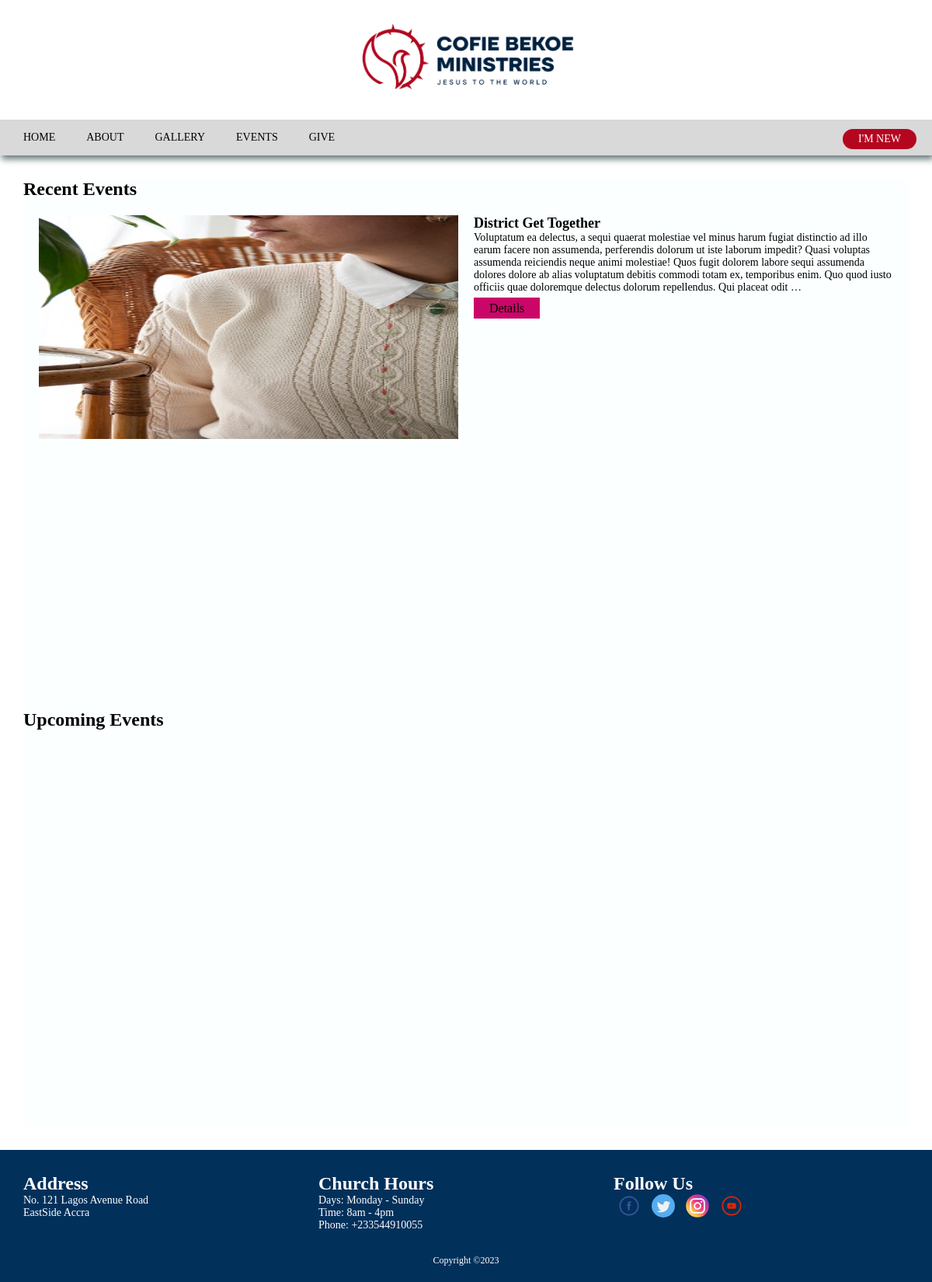
Screenshot of /church/events with the database file from the repository.
### churchweb/models.py (models this page shows, shortened)
class RecentEvents(models.Model):
    event = models.ForeignKey(Events, on_delete=models.CASCADE)
    event_details = models.TextField()
    image = models.ImageField(upload_to = "media/img")
    date = models.DateTimeField(auto_now_add=True)

class Events(models.Model):
    name = models.CharField(max_length=256)
    event_date = models.DateField()
    rsvp = models.ForeignKey(RSVP, on_delete=models.RESTRICT)
    event_poster = models.ImageField(upload_to = "media/img")
    time = models.TimeField(blank=True, null=True)
    venue = models.CharField(max_length=256)
    status = models.BooleanField(default=False)

### churchweb/views.py (the view)
# urls.py: path('church/events', events, name = 'events' ),
def events(request):
    rsvp = RSVP.objects.all()
    events_ = Events.objects.filter(status=False).order_by("-event_date")
    recents = RecentEvents.objects.all().order_by("-date")[:2]
    context = {
        'events': events_,
        'rsvp':rsvp,
        "recents":recents,
    }
    return render(request, 'events.html', context)

### templates/events.html (shortened to what this page needs)
{% extends 'index.html' %}
{% load static %}
    {% block content %}
    <link rel="stylesheet" href="{% static 'css/events.css' %}">
        <main class="events-section">
            <section class="events">
                <h1>Recent Events</h1>
                <div class="recent-events-session">
                    {% for event_ in recents %}
                    {% if event_ %}
                    <div class="recent-events-one">
                        <img class="fade-in" src="{{event_.image.url}}" alt="event image left">
                        <div class="option-two fade-in">
                            <h2>{{event_.event.name}}</h2>
                            <p>{{event_.event_details | truncatewords:60}}</p>
                            <a href="#">Details</a>
                        </div>
                    </div>
                    {% endif %}
                    {% endfor %}
                </div>
                <h1>Upcoming Events</h1>
                <div class="upcoming-events">
                </div>
            </section>
        </main>
    {% endblock content %}

### church/static/css/style.css (style rules this page uses)
* { margin: 0; padding: 0; box-sizing: border-box; }
body { width: 100%; font-family: 'TT Firs Neue', 'TT Firs Neue Light', 'TT Firs Neue Thin'; }
p { font-family: 'TT Firs Neue Thin'; font-size: 14px; }
h1, h2, h3, h4 { font-family: 'TT Firs Neue Light' }
.fade-in { opacity: 0; tansition: opacity 250ms ease-in; }
.fade-in.appear { opacity: 1; transition: all 1s; }

### church/static/css/events.css (style rules this page uses)
.events { margin: 30px; background-color: #fcffff; }
.events h1 { font-size: 24px; margin-bottom: 20px; }
.recent-events-session { margin: 0 20px; }
.recent-events-one { display: grid; grid-template-columns: repeat(2, 1fr); gap: 20px; margin-bottom: 30px; }
.recent-events-one img { width: 100%; height: 18rem; }
.option-two p { margin-bottom: 10px; }
.option-two h2 { font-size: 18px; text-transform: capitalize; }
.option-two a { background-color:#ca0768; padding: 5px 20px; margin: 30px 0; text-decoration: none; color: black; }
.fade-in { opacity: 0; tansition: opacity 250ms ease-in; }
.fade-in.appear { opacity: 1; transition: all 1s; }
.upcoming-events { margin: 20px; }

### rows the page displays
RecentEvents: image (picture), event.name "District Get Together", event_details "Voluptatum ea delectus, a sequi quaerat molestiae vel minus harum fugiat distinctio ad illo earum facere non assumenda, perferendis dolorum ut iste laborum impedit? Quasi voluptas assumenda reiciendis neque animi molestiae! Quos fugit dolorem labore sequi assumenda dolores dolore ab alias voluptatum debitis commodi totam ex, temporibus enim. Quo quod iusto officiis quae doloremque delectus dolorum repellendus. Qui placeat odit …"
